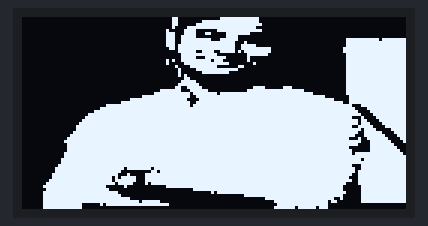
The sketch below on a simulated Arduino Uno, built with avr-gcc and run on an emulated ATmega328P. Shown: 128×64 one-colour display.

Above: at 0.1 s.

The sketch:

OLED_meriline.ino
```cpp
#include <SPI.h>
#include <Wire.h>
#include <Adafruit_GFX.h>
#include <Adafruit_SSD1306.h>

Adafruit_SSD1306 display(-1);

// Bitmap of MarilynMonroe Image
// 'bitmap', 128x64px
const unsigned char myBitmap [] PROGMEM = {
  0x00, 0x00, 0x00, 0x00, 0x00, 0x00, 0x30, 0x00, 0x3f, 0xfe, 0x00, 0x00, 0x00, 0x00, 0x00, 0x00,
  0x00, 0x00, 0x00, 0x00, 0x00, 0x00, 0x30, 0x0f, 0xff, 0xfe, 0x00, 0x00, 0x00, 0x00, 0x00, 0x00,
  0x00, 0x00, 0x00, 0x00, 0x00, 0x00, 0x30, 0x3f, 0xff, 0xff, 0x00, 0x00, 0x00, 0x00, 0x00, 0x00,
  0x00, 0x00, 0x00, 0x00, 0x00, 0x00, 0x21, 0xff, 0xff, 0xfc, 0x00, 0x00, 0x00, 0x00, 0x00, 0x00,
  0x00, 0x00, 0x00, 0x00, 0x00, 0x00, 0x83, 0xc0, 0x7f, 0xff, 0x00, 0x00, 0x00, 0x00, 0x00, 0x00,
  0x00, 0x00, 0x00, 0x00, 0x00, 0x00, 0xe3, 0xc6, 0x0f, 0xf0, 0x00, 0x00, 0x00, 0x00, 0x00, 0x00,
  0x00, 0x00, 0x00, 0x00, 0x00, 0x00, 0xe7, 0xc0, 0x0f, 0x00, 0x00, 0x00, 0x00, 0x00, 0x00, 0x00,
  0x00, 0x00, 0x00, 0x00, 0x00, 0x00, 0xe7, 0xfe, 0x3f, 0x00, 0x00, 0x00, 0x00, 0x0f, 0xfe, 0xff,
  0x00, 0x00, 0x00, 0x00, 0x00, 0x00, 0xe7, 0xff, 0xfe, 0x20, 0x00, 0x00, 0x00, 0x0f, 0xff, 0xff,
  0x00, 0x00, 0x00, 0x00, 0x00, 0x00, 0xef, 0xff, 0xfe, 0x7c, 0x00, 0x00, 0x00, 0x0f, 0xff, 0xff,
  0x00, 0x00, 0x00, 0x00, 0x00, 0x00, 0x6f, 0xff, 0xfe, 0x7f, 0xe0, 0x00, 0x00, 0x1f, 0xff, 0xff,
  0x00, 0x00, 0x00, 0x00, 0x00, 0x00, 0x0f, 0xcf, 0x3e, 0xbf, 0xe0, 0x00, 0x00, 0x1f, 0xff, 0xff,
  0x00, 0x00, 0x00, 0x00, 0x00, 0x00, 0x07, 0xff, 0x80, 0x1f, 0xc0, 0x00, 0x00, 0x0f, 0xff, 0xff,
  0x00, 0x00, 0x00, 0x00, 0x00, 0x00, 0x07, 0xc7, 0xf0, 0x10, 0x00, 0x00, 0x00, 0x0f, 0xff, 0xff,
  0x00, 0x00, 0x00, 0x00, 0x00, 0x00, 0xa7, 0xfe, 0xe0, 0x10, 0x00, 0x00, 0x00, 0x0f, 0xff, 0xff,
  0x00, 0x00, 0x00, 0x00, 0x00, 0x00, 0x83, 0xff, 0xf8, 0x04, 0x00, 0x00, 0x00, 0x0f, 0xff, 0xff,
  0x00, 0x00, 0x00, 0x00, 0x00, 0x00, 0x10, 0xff, 0x80, 0xc0, 0x00, 0x00, 0x00, 0x0f, 0xff, 0xff,
  0x00, 0x00, 0x00, 0x00, 0x00, 0x00, 0x08, 0x3f, 0xff, 0x00, 0x00, 0x00, 0x00, 0x0f, 0xff, 0xff,
  0x00, 0x00, 0x00, 0x00, 0x00, 0x00, 0x08, 0x0f, 0xf8, 0x00, 0x00, 0x00, 0x00, 0x0f, 0xff, 0xff,
  0x00, 0x00, 0x00, 0x00, 0x00, 0x00, 0x0a, 0x00, 0x00, 0x00, 0x00, 0x00, 0x00, 0x0f, 0xff, 0xff,
  0x00, 0x00, 0x00, 0x00, 0x00, 0x00, 0x03, 0x00, 0x00, 0x00, 0x00, 0x00, 0x00, 0x0f, 0xff, 0xff,
  0x00, 0x00, 0x00, 0x00, 0x00, 0x00, 0x07, 0xc0, 0x00, 0x00, 0x00, 0x00, 0x00, 0x0f, 0xff, 0xff,
  0x00, 0x00, 0x00, 0x00, 0x00, 0x00, 0x0f, 0xe0, 0x00, 0x00, 0x00, 0x00, 0x00, 0x0f, 0xff, 0xff,
  0x00, 0x00, 0x00, 0x00, 0x00, 0x00, 0x19, 0xf0, 0x00, 0x07, 0x81, 0xc0, 0x00, 0x0f, 0xff, 0xff,
  0x00, 0x00, 0x00, 0x00, 0x00, 0x03, 0xf8, 0xfc, 0x00, 0x1f, 0xff, 0xfc, 0x00, 0x0f, 0xff, 0xff,
  0x00, 0x00, 0x00, 0x00, 0x00, 0x0f, 0xff, 0x7f, 0xbf, 0xff, 0xff, 0xff, 0x80, 0x0f, 0xff, 0xff,
  0x00, 0x00, 0x00, 0x00, 0x00, 0xff, 0xff, 0x3f, 0xff, 0xff, 0xff, 0xff, 0xf8, 0x07, 0xff, 0xff,
  0x00, 0x00, 0x00, 0x00, 0x0f, 0xff, 0xfe, 0x1f, 0xff, 0xff, 0xff, 0xff, 0xff, 0x07, 0xff, 0xff,
  0x00, 0x00, 0x00, 0x00, 0x7f, 0xff, 0xff, 0x3f, 0xff, 0xff, 0xff, 0xff, 0xff, 0xe7, 0xff, 0xff,
  0x00, 0x00, 0x00, 0x0f, 0xff, 0xff, 0xff, 0x7f, 0xff, 0xff, 0xff, 0xff, 0xff, 0xfc, 0x7f, 0xff,
  0x00, 0x00, 0x00, 0x3f, 0xff, 0xff, 0xff, 0xff, 0xff, 0xff, 0xff, 0xff, 0xff, 0xfe, 0x1f, 0xff,
  0x00, 0x00, 0x00, 0xff, 0xff, 0xff, 0xff, 0xff, 0xff, 0xff, 0xff, 0xff, 0xff, 0xff, 0x0f, 0xff,
  0x00, 0x00, 0x03, 0xff, 0xff, 0xff, 0xff, 0xff, 0xff, 0xff, 0xff, 0xff, 0xff, 0xff, 0x87, 0xff,
  0x00, 0x00, 0x07, 0xff, 0xff, 0xff, 0xff, 0xff, 0xff, 0xff, 0xff, 0xff, 0xff, 0xfc, 0x43, 0xff,
  0x00, 0x00, 0x0f, 0xff, 0xff, 0xff, 0xff, 0xff, 0xff, 0xff, 0xff, 0xff, 0xff, 0xff, 0x61, 0xff,
  0x00, 0x00, 0x1f, 0xff, 0xff, 0xff, 0xff, 0xff, 0xff, 0xff, 0xff, 0xff, 0xff, 0xff, 0x70, 0xff,
  0x00, 0x00, 0x3f, 0xff, 0xff, 0xff, 0xff, 0xff, 0xff, 0xff, 0xff, 0xff, 0xff, 0xfc, 0xf8, 0x7f,
  0x00, 0x00, 0x3f, 0xff, 0xff, 0xff, 0xff, 0xff, 0xff, 0xff, 0xff, 0xff, 0xff, 0xff, 0xbc, 0x1f,
  0x00, 0x00, 0x7f, 0xff, 0xff, 0xff, 0xff, 0xff, 0xff, 0xff, 0xff, 0xff, 0xff, 0xff, 0x3f, 0x0f,
  0x00, 0x00, 0xff, 0xff, 0xff, 0xff, 0xff, 0xff, 0xff, 0xff, 0xff, 0xff, 0xff, 0xfe, 0x3f, 0x87,
  0x00, 0x01, 0xff, 0xff, 0xff, 0xff, 0xff, 0xff, 0xff, 0xff, 0xff, 0xff, 0xff, 0xf8, 0x9f, 0xc3,
  0x00, 0x03, 0xff, 0xff, 0xff, 0xff, 0xff, 0xff, 0xff, 0xff, 0xff, 0xff, 0xff, 0xff, 0x8f, 0xe1,
  0x00, 0x01, 0xff, 0xff, 0xff, 0xff, 0xff, 0xff, 0xff, 0xff, 0xff, 0xff, 0xff, 0xff, 0x0f, 0xf0,
  0x00, 0x01, 0xff, 0xff, 0xff, 0xff, 0xff, 0xff, 0xff, 0xff, 0xff, 0xff, 0xff, 0xf8, 0x0f, 0xf8,
  0x00, 0x01, 0xff, 0xff, 0xff, 0xff, 0xff, 0xff, 0xff, 0xff, 0xff, 0xff, 0xff, 0xfc, 0x0f, 0xfc,
  0x00, 0x03, 0xff, 0xff, 0xff, 0xff, 0xff, 0xff, 0xff, 0xff, 0xff, 0xff, 0xff, 0xfd, 0xff, 0xfe,
  0x00, 0x03, 0xff, 0xff, 0xff, 0xff, 0xff, 0xff, 0xff, 0xff, 0xff, 0xff, 0xff, 0xff, 0xff, 0xff,
  0x00, 0x07, 0xff, 0xff, 0xff, 0xff, 0xff, 0xff, 0xff, 0xff, 0xff, 0xff, 0xff, 0xff, 0xbf, 0xff,
  0x00, 0x07, 0xff, 0xff, 0xff, 0xff, 0xff, 0xff, 0xff, 0xff, 0xff, 0xff, 0xff, 0xff, 0xff, 0xff,
  0x00, 0x0f, 0xff, 0xff, 0xff, 0xff, 0xff, 0xff, 0xff, 0xff, 0xff, 0xff, 0xff, 0xfc, 0x7f, 0xff,
  0x00, 0x1f, 0xff, 0xff, 0xdf, 0xef, 0xff, 0xff, 0xff, 0xff, 0xff, 0xff, 0xff, 0xfe, 0x7f, 0xff,
  0x00, 0x1f, 0xff, 0xff, 0x80, 0x1b, 0xff, 0xff, 0xff, 0xff, 0xff, 0xff, 0xff, 0xfe, 0xff, 0xff,
  0x00, 0x3f, 0xff, 0xff, 0x10, 0x7f, 0xff, 0xff, 0xff, 0xff, 0xff, 0xff, 0xff, 0xfc, 0xff, 0xff,
  0x00, 0x3f, 0xff, 0xfd, 0x7c, 0x7f, 0xff, 0xff, 0xff, 0xff, 0xff, 0xff, 0xff, 0xf8, 0xff, 0xff,
  0x00, 0x7f, 0xff, 0xfd, 0xfc, 0x7f, 0xff, 0xff, 0xff, 0xff, 0xff, 0xff, 0xff, 0xfc, 0xff, 0xff,
  0x00, 0xff, 0xff, 0xfe, 0xf8, 0x5f, 0xff, 0xff, 0xff, 0xff, 0xff, 0xff, 0xff, 0xf0, 0xff, 0xff,
  0x01, 0xff, 0xff, 0xf0, 0x20, 0x00, 0xff, 0xff, 0xff, 0xff, 0xff, 0xff, 0xff, 0xe0, 0x7f, 0xff,
  0x00, 0xff, 0xff, 0xf8, 0x00, 0x00, 0x00, 0x7f, 0xff, 0xff, 0xff, 0xff, 0xff, 0xe0, 0x7f, 0xff,
  0x01, 0xff, 0xff, 0xff, 0x00, 0x00, 0x00, 0x01, 0x7f, 0xff, 0xff, 0xff, 0xff, 0xf0, 0x7f, 0xff,
  0x01, 0xff, 0xff, 0xff, 0x80, 0x00, 0x00, 0x00, 0x00, 0x3f, 0xff, 0xff, 0xff, 0xe0, 0x7f, 0xff,
  0x01, 0xff, 0xff, 0xff, 0xf0, 0x00, 0x00, 0x00, 0x00, 0x00, 0x7f, 0xff, 0xff, 0x20, 0x7f, 0xff,
  0x01, 0xff, 0xff, 0xff, 0xfe, 0xfc, 0x00, 0x00, 0x00, 0x00, 0x0f, 0xff, 0xfd, 0x80, 0x7f, 0xff,
  0x01, 0xff, 0xf0, 0x2f, 0xff, 0xff, 0x80, 0x00, 0x00, 0x00, 0x07, 0xff, 0xfc, 0x00, 0x00, 0x00,
  0x01, 0xff, 0xf0, 0x00, 0x00, 0x00, 0x00, 0x00, 0x00, 0x00, 0x0f, 0xef, 0xdc, 0x00, 0x00, 0x00
};


void setup()
{
  // initialize with the I2C addr 0x3C
  display.begin(SSD1306_SWITCHCAPVCC, 0x3C);

  // Clear the buffer.
  display.clearDisplay();

  // Display bitmap
  display.drawBitmap(0, 0,  myBitmap, 128, 64, WHITE);
  display.display();

  // Invert Display
  //display.invertDisplay(1);
}

void loop() {}
```
